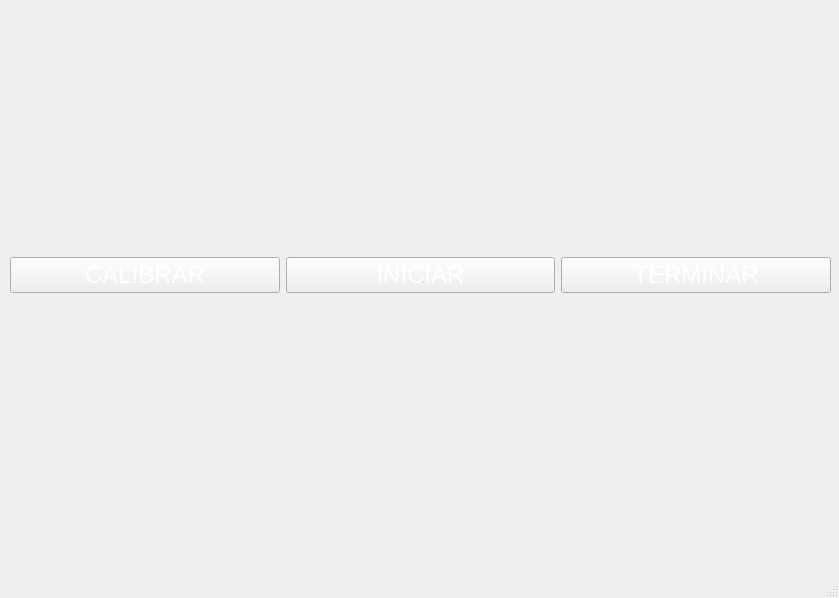
<?xml version="1.0" encoding="UTF-8"?>
<ui version="4.0">
 <class>MainWindow</class>
 <widget class="QMainWindow" name="MainWindow">
  <property name="geometry">
   <rect>
    <x>0</x>
    <y>0</y>
    <width>839</width>
    <height>598</height>
   </rect>
  </property>
  <property name="windowTitle">
   <string>MainWindow</string>
  </property>
  <property name="styleSheet">
   <string notr="true">  background: url(../images/LinkedIn.jpg);
  background-repeat: no-repeat;
  background-size: 100% 100%;</string>
  </property>
  <widget class="QWidget" name="centralwidget">
   <widget class="QWidget" name="verticalLayoutWidget">
    <property name="geometry">
     <rect>
      <x>10</x>
      <y>0</y>
      <width>821</width>
      <height>551</height>
     </rect>
    </property>
    <layout class="QVBoxLayout" name="verticalLayout">
     <item>
      <layout class="QHBoxLayout" name="horizontalLayout">
       <property name="sizeConstraint">
        <enum>QLayout::SetDefaultConstraint</enum>
       </property>
       <item>
        <widget class="QPushButton" name="pushButton_2">
         <property name="palette">
          <palette>
           <active>
            <colorrole role="ButtonText">
             <brush brushstyle="SolidPattern">
              <color alpha="255">
               <red>255</red>
               <green>255</green>
               <blue>255</blue>
              </color>
             </brush>
            </colorrole>
           </active>
           <inactive>
            <colorrole role="ButtonText">
             <brush brushstyle="SolidPattern">
              <color alpha="255">
               <red>255</red>
               <green>255</green>
               <blue>255</blue>
              </color>
             </brush>
            </colorrole>
           </inactive>
           <disabled>
            <colorrole role="ButtonText">
             <brush brushstyle="SolidPattern">
              <color alpha="255">
               <red>190</red>
               <green>190</green>
               <blue>190</blue>
              </color>
             </brush>
            </colorrole>
           </disabled>
          </palette>
         </property>
         <property name="font">
          <font>
           <pointsize>18</pointsize>
          </font>
         </property>
         <property name="text">
          <string>CALIBRAR</string>
         </property>
        </widget>
       </item>
       <item>
        <widget class="QPushButton" name="pushButton_3">
         <property name="palette">
          <palette>
           <active>
            <colorrole role="ButtonText">
             <brush brushstyle="SolidPattern">
              <color alpha="255">
               <red>255</red>
               <green>255</green>
               <blue>255</blue>
              </color>
             </brush>
            </colorrole>
           </active>
           <inactive>
            <colorrole role="ButtonText">
             <brush brushstyle="SolidPattern">
              <color alpha="255">
               <red>255</red>
               <green>255</green>
               <blue>255</blue>
              </color>
             </brush>
            </colorrole>
           </inactive>
           <disabled>
            <colorrole role="ButtonText">
             <brush brushstyle="SolidPattern">
              <color alpha="255">
               <red>190</red>
               <green>190</green>
               <blue>190</blue>
              </color>
             </brush>
            </colorrole>
           </disabled>
          </palette>
         </property>
         <property name="font">
          <font>
           <pointsize>18</pointsize>
          </font>
         </property>
         <property name="text">
          <string>INICIAR</string>
         </property>
        </widget>
       </item>
       <item>
        <widget class="QPushButton" name="pushButton">
         <property name="palette">
          <palette>
           <active>
            <colorrole role="ButtonText">
             <brush brushstyle="SolidPattern">
              <color alpha="255">
               <red>255</red>
               <green>255</green>
               <blue>255</blue>
              </color>
             </brush>
            </colorrole>
           </active>
           <inactive>
            <colorrole role="ButtonText">
             <brush brushstyle="SolidPattern">
              <color alpha="255">
               <red>255</red>
               <green>255</green>
               <blue>255</blue>
              </color>
             </brush>
            </colorrole>
           </inactive>
           <disabled>
            <colorrole role="ButtonText">
             <brush brushstyle="SolidPattern">
              <color alpha="255">
               <red>190</red>
               <green>190</green>
               <blue>190</blue>
              </color>
             </brush>
            </colorrole>
           </disabled>
          </palette>
         </property>
         <property name="font">
          <font>
           <pointsize>18</pointsize>
          </font>
         </property>
         <property name="focusPolicy">
          <enum>Qt::ClickFocus</enum>
         </property>
         <property name="text">
          <string>TERMINAR</string>
         </property>
        </widget>
       </item>
      </layout>
     </item>
    </layout>
   </widget>
  </widget>
  <widget class="QMenuBar" name="menubar">
   <property name="geometry">
    <rect>
     <x>0</x>
     <y>0</y>
     <width>839</width>
     <height>20</height>
    </rect>
   </property>
  </widget>
  <widget class="QStatusBar" name="statusbar"/>
 </widget>
 <resources/>
 <connections/>
</ui>
